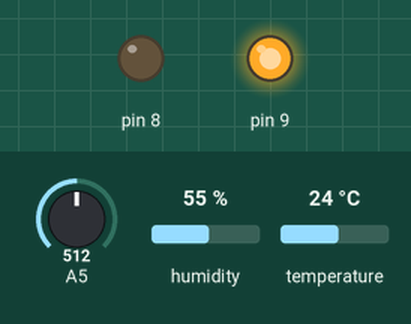
Simulated run of this sketch. Board: Arduino Uno, built with avr-gcc and run on an emulated ATmega328P. Parts: output pins drawn as LEDs (lit = HIGH). The test bench sets the inputs (shaded band); at power-on: A5 = 512, humidity 55 %, temperature 24 °C. What the sketch prints to the serial monitor is not drawn.

Above: at 0.1 s.
Timing chart, 0 to 1.6 s (numbered marks = the images above):
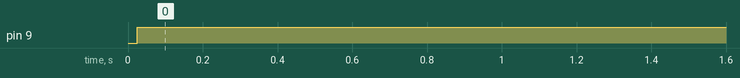

Measured:
- by itself, pin 9: LOW → HIGH at 0.02 s

The sketch:

SensorArray.ino
```cpp
#include <dht11.h>
#define DHT11PIN 4

dht11 DHT11;

int pos = 0;
bool valveOpened = false;

// 250  100%
// 1050 0%

void setup()
{
  Serial.begin(9600);
  pinMode(8, OUTPUT);
  pinMode(9, OUTPUT);
}

void loop()
{
  int chk = DHT11.read(DHT11PIN);
  int moist = analogRead(A5);
  float moistPercent = basedMap(moist, 1100, 250, 0, 100);

  Serial.print("H");
  Serial.println(DHT11.humidity);

  Serial.print("T");
  Serial.println(DHT11.temperature);

  Serial.print("S");
  Serial.println((int)moistPercent);


//  if (moistPercent > 0.05) {
//    analogWrite(8, 255);
//    Serial.println("WATER");
//  } else {
//    analogWrite(8, 0);
//    Serial.println("NONE");
//  }

  digitalWrite(9, HIGH);
  digitalWrite(8, LOW);

  delay(1000);

}

float basedMap(float x, float in_min, float in_max, float out_min, float out_max) {
  return (x - in_min) * (out_max - out_min) / (in_max - in_min) + out_min;
}
```
